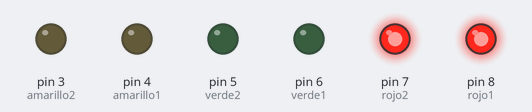
A sketch run on a simulated Arduino Uno, built with avr-gcc and run on an emulated ATmega328P. On the bench: output pins drawn as LEDs (lit = HIGH).

Above: at 0.5 s.
At 2.5 s:
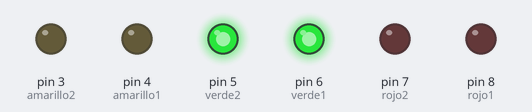
At 4.5 s:
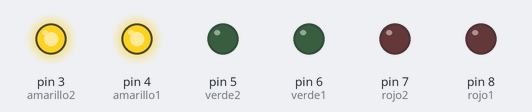
At 5.5 s:
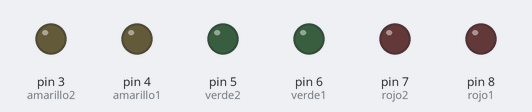
Timing chart, 0 to 7.8 s (numbered marks = the images above):
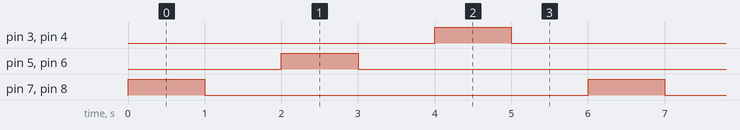

The sketch:

Secuencia_Ciclo_For_LED.ino
```cpp
int rojo1 = 8;
int rojo2=7;
int verde1=6;
int verde2=5;
int amarillo1= 4;
int amarillo2 = 3;
int i= 8;
int j=3;
int tiempo= 1000;

void setup() {
pinMode (rojo1, OUTPUT);
pinMode (rojo2, OUTPUT);
pinMode(amarillo1, OUTPUT);
pinMode(amarillo2, OUTPUT);
pinMode(verde1, OUTPUT);
pinMode(verde2, OUTPUT);

}


//LED se prenden de dos en dos en secuencia de izquierda a derecha (de rojo a amarillo)
void loop() {
  for (i=8 ; i>=3 ; i-=2){
  digitalWrite(i,HIGH);
  digitalWrite(i-1, HIGH);
  delay(1000);
  digitalWrite(i, LOW);
  digitalWrite(i-1, LOW);
  delay(1000);
    }


}
```

Measured:
- by itself, pin 3 (amarillo2), pin 4 (amarillo1), pin 5 (verde2), pin 6 (verde1), pin 7 (rojo2), pin 8 (rojo1): alternates HIGH for 1.0 s and LOW for 5.0 s
- by itself, everything shown: repeats every 6.0 s, in 6 steps
